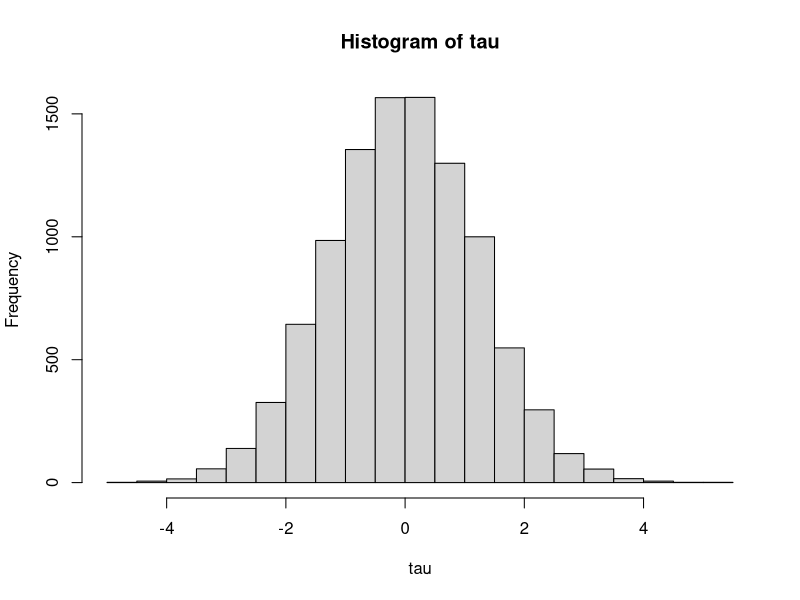

Write the R code that produced this figure.
## ---- chunk 1
knitr::opts_chunk$set(echo = TRUE)
## ---- chunk 2
set.seed(1234)
n <- 10000
p <- 5
treat <- sample(0:1, n, replace = T)
Xi <- matrix(rnorm(n*p), n, p)
X_mat <- cbind(rep(1, n),Xi)

# Parameters 
# beta - vector of slopes for the 5 covariates to generate Y
beta <- rnorm(p+1, 0,1)
# vector of slopes for the 5 covariates to generate tau
gamma <- rnorm(p+1, 0, 0.5)

tau <- X_mat%*%gamma 
Y0 <- X_mat%*%beta + tau + rnorm(n, 0, 1)
Y1 <- X_mat%*%beta + rnorm(n,0,1)
## ---- chunk 3
hist(tau)
## ---- chunk 4

